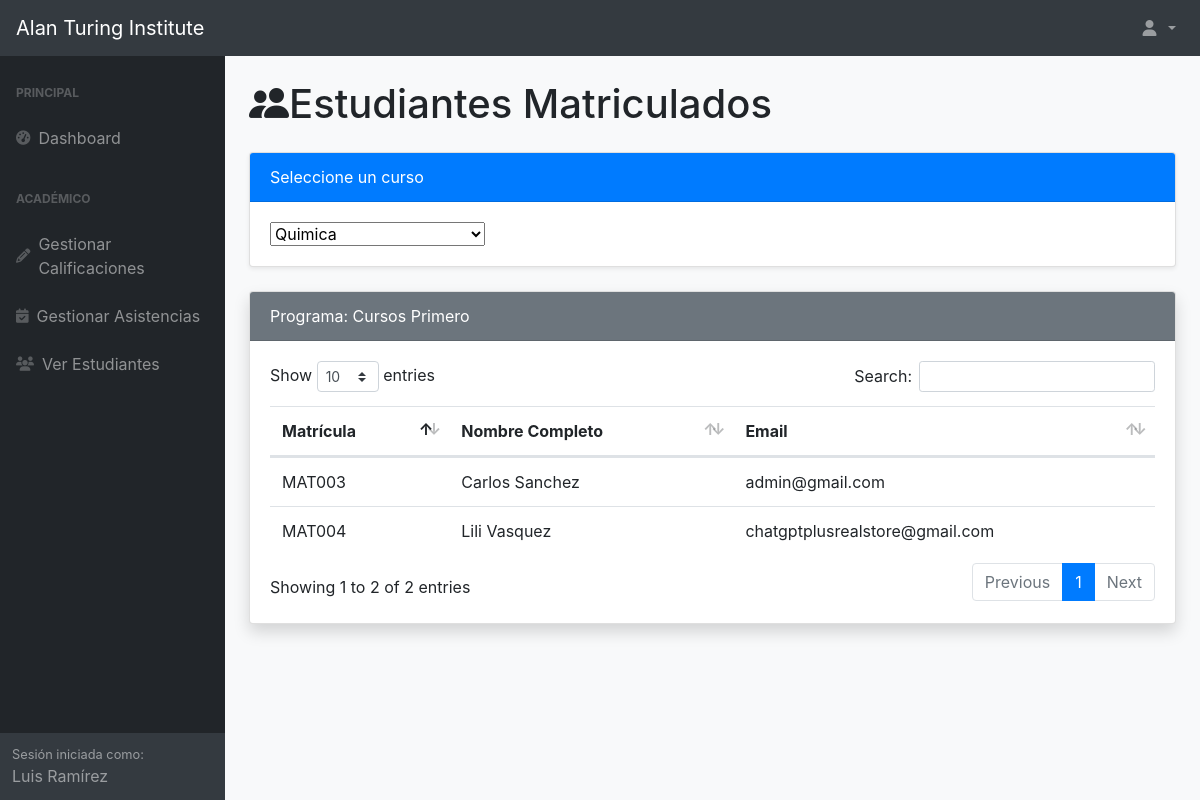
Page /Views/DocenteVerEstudiantes.php?id_curso=5 (signed in) on the committed database.
### tables this page shows
CREATE TABLE `estudiantes` (
  `id_estudiante` int(11) NOT NULL,
  `numero_matricula` varchar(50) NOT NULL,
  `nombre` varchar(100) NOT NULL,
  `apellido` varchar(100) NOT NULL,
  `DNI` varchar(20) DEFAULT NULL,
  `edad` int(10) UNSIGNED DEFAULT NULL,
  `direccion` varchar(255) DEFAULT NULL,
  `celular` varchar(15) DEFAULT NULL,
  `email` varchar(100) NOT NULL,
  `clave` varchar(255) NOT NULL
);

CREATE TABLE `programas` (
  `id_programa` int(11) NOT NULL,
  `nombre_programa` varchar(100) NOT NULL,
  `descripcion` text DEFAULT NULL,
  `costo` float DEFAULT NULL,
  `pension` float NOT NULL,
  `fecha_inicio` date NOT NULL,
  `fecha_fin` date NOT NULL,
  `duracion` int(11) NOT NULL,
  `pensiones` int(11) DEFAULT NULL
);

### Controllers/DocenteVerEstudiantesController.php (called while the page is built, shortened)
<?php
require_once '../Models/DocenteVerEstudiantesModel.php';
class DocenteVerEstudiantesController {
    private $model;
    public function __construct(PDO $pdo, int $docenteId) {
        $this->model = new DocenteVerEstudiantesModel($pdo, $docenteId);
    }
    public function cargarDatos() {
        $this->cursos = $this->model->obtenerCursos();
        if (isset($_GET['id_curso'])) {
            $this->cursoSeleccionado = intval($_GET['id_curso']);
            $estudiantes = $this->model->obtenerEstudiantesPorCurso($this->cursoSeleccionado);
            foreach ($estudiantes as $est) {
                $programa = $est['nombre_programa'];
            }
        }
    }
}

### Models/DocenteVerEstudiantesModel.php (called while the page is built)
<?php
class DocenteVerEstudiantesModel {
    private $pdo;
    private $docenteId;
    public function __construct(PDO $pdo, int $docenteId) {
        $this->pdo = $pdo;
        $this->docenteId = $docenteId;
    }
    public function obtenerCursos() {
        $sql = "SELECT id_curso, nombre_curso FROM cursos WHERE id_docente = :id_docente";
        $stmt = $this->pdo->prepare($sql);
        $stmt->execute(['id_docente' => $this->docenteId]);
        return $stmt->fetchAll(PDO::FETCH_ASSOC);
    }
    public function obtenerEstudiantesPorCurso(int $idCurso) {
        $sql = "SELECT p.nombre_programa, e.numero_matricula, e.nombre, e.apellido, e.email
                FROM estudiantes e
                INNER JOIN matriculas m ON e.id_estudiante = m.id_estudiante
                INNER JOIN programas p ON m.id_programa = p.id_programa
                INNER JOIN programa_curso pc ON p.id_programa = pc.id_programa
                INNER JOIN cursos c ON pc.id_curso = c.id_curso
                WHERE c.id_curso = :id_curso AND c.id_docente = :id_docente
                ORDER BY p.nombre_programa, e.apellido, e.nombre";
        $stmt = $this->pdo->prepare($sql);
        $stmt->execute([
            'id_curso' => $idCurso,
            'id_docente' => $this->docenteId
        ]);
        return $stmt->fetchAll(PDO::FETCH_ASSOC);
    }
}

### Views/DocenteVerEstudiantes.php (the view, shortened to what this page needs)
<?php
require_once "../Config/conexion.php";
require_once "../Controllers/DocenteVerEstudiantesController.php";
$controller = new DocenteVerEstudiantesController($pdo, $_SESSION['docente_id']);
$controller->cargarDatos();
?>
<!DOCTYPE html>
<html lang="es">
<head>
    <link href="../assets/css/bootstrap.min.css" rel="stylesheet" />
    <link href="../assets/css/styles.css" rel="stylesheet" />
    <link href="../assets/css/dataTables.bootstrap4.min.css" rel="stylesheet" />
    <link rel="stylesheet" href="https://cdn.jsdelivr.net/npm/bootstrap-icons@1.10.5/font/bootstrap-icons.css">
    <link rel="stylesheet" href="https://cdnjs.cloudflare.com/ajax/libs/font-awesome/6.4.0/css/all.min.css">
</head>
<body class="sb-nav-fixed bg-light">
<?php include 'headerDocente.php'; ?>
<div id="layoutSidenav">
    <?php include 'sidebarDocente.php'; ?>
    <div id="layoutSidenav_content">
        <main class="container-fluid px-4 py-4">
            <h1 class="mb-4"><i class="bi bi-people-fill me-2"></i>Estudiantes Matriculados</h1>
            <form method="GET" class="mb-4">
                <div class="card shadow-sm">
                    <div class="card-header bg-primary text-white">
                        Seleccione un curso
                    </div>
                    <div class="card-body">
                        <select name="id_curso" class="form-select" required onchange="this.form.submit()">
                            <?php foreach ($controller->cursos as $curso): ?>
                                <option value="<?= $curso['id_curso'] ?>"
                                    <?= (isset($_GET['id_curso']) && $_GET['id_curso'] == $curso['id_curso']) ? 'selected' : '' ?>>
                                    <?= htmlspecialchars($curso['nombre_curso']) ?>
                                </option>
                            <?php endforeach; ?>
                        </select>
                    </div>
                </div>
            </form>
            <?php if (isset($_GET['id_curso'])): ?>
                <?php if (!empty($controller->estudiantes)): ?>
                    <?php foreach ($controller->estudiantes as $programa => $estudiantesPrograma): ?>
                        <div class="card shadow mb-4">
                            <div class="card-header bg-secondary text-white">
                                Programa: <?= htmlspecialchars($programa) ?>
                            </div>
                            <div class="card-body">
                                <div class="table-responsive">
                                    <table class="table table-hover align-middle">
                                        <thead>
                                            <tr>
                                                <th>Matrícula</th>
                                                <th>Nombre Completo</th>
                                                <th>Email</th>
                                            </tr>
                                        </thead>
                                        <tbody>
                                            <?php foreach ($estudiantesPrograma as $estudiante): ?>
                                                <tr>
                                                    <td><?= htmlspecialchars($estudiante['numero_matricula']) ?></td>
                                                    <td><?= htmlspecialchars($estudiante['nombre'] . ' ' . $estudiante['apellido']) ?></td>
                                                    <td><?= htmlspecialchars($estudiante['email']) ?></td>
                                                </tr>
                                            <?php endforeach; ?>
                                        </tbody>
                                    </table>
                                </div>
                            </div>
                        </div>
                    <?php endforeach; ?>
                <?php else: ?>
                    <div class="alert alert-warning">No hay estudiantes matriculados en este curso.</div>
                <?php endif; ?>
            <?php else: ?>
                <div class="alert alert-info">Por favor, seleccione un curso para ver los estudiantes matriculados.</div>
            <?php endif; ?>
        </main>
    </div>
</div>
</body>
</html>

### rows in the picture
estudiantes: programas.nombre_programa "Cursos Primero", numero_matricula "MAT004", nombre+apellido "Lili Vasquez", email "chatgptplusrealstore@gmail.com"
estudiantes: numero_matricula "MAT003", nombre+apellido "Carlos Sanchez", email "admin@gmail.com"

### other values in the picture
$_SESSION['docente_name'] "Luis Ramírez"
form field id_curso "Quimica"
